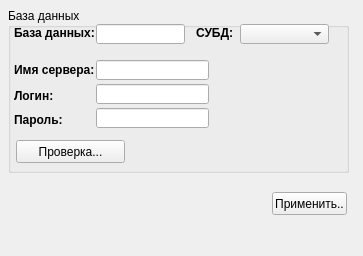
<?xml version="1.0" encoding="UTF-8"?>
<ui version="4.0">
 <class>frm_setting</class>
 <widget class="QWidget" name="frm_setting">
  <property name="geometry">
   <rect>
    <x>0</x>
    <y>0</y>
    <width>363</width>
    <height>256</height>
   </rect>
  </property>
  <property name="windowTitle">
   <string>Form</string>
  </property>
  <widget class="QGroupBox" name="groupBox">
   <property name="geometry">
    <rect>
     <x>8</x>
     <y>8</y>
     <width>341</width>
     <height>165</height>
    </rect>
   </property>
   <property name="title">
    <string>База данных</string>
   </property>
   <widget class="QSelLineEdit" name="NameDataBase">
    <property name="geometry">
     <rect>
      <x>88</x>
      <y>16</y>
      <width>89</width>
      <height>20</height>
     </rect>
    </property>
   </widget>
   <widget class="QLabel" name="label">
    <property name="geometry">
     <rect>
      <x>188</x>
      <y>17</y>
      <width>41</width>
      <height>16</height>
     </rect>
    </property>
    <property name="font">
     <font>
      <weight>75</weight>
      <bold>true</bold>
     </font>
    </property>
    <property name="frameShape">
     <enum>QFrame::NoFrame</enum>
    </property>
    <property name="frameShadow">
     <enum>QFrame::Sunken</enum>
    </property>
    <property name="lineWidth">
     <number>0</number>
    </property>
    <property name="text">
     <string>СУБД:</string>
    </property>
    <property name="textFormat">
     <enum>Qt::AutoText</enum>
    </property>
    <property name="buddy">
     <cstring>DriversDB</cstring>
    </property>
   </widget>
   <widget class="QComboBox" name="DriversDB">
    <property name="geometry">
     <rect>
      <x>232</x>
      <y>16</y>
      <width>89</width>
      <height>20</height>
     </rect>
    </property>
   </widget>
   <widget class="QLabel" name="label_2">
    <property name="geometry">
     <rect>
      <x>6</x>
      <y>17</y>
      <width>85</width>
      <height>16</height>
     </rect>
    </property>
    <property name="font">
     <font>
      <weight>75</weight>
      <bold>true</bold>
     </font>
    </property>
    <property name="frameShape">
     <enum>QFrame::NoFrame</enum>
    </property>
    <property name="frameShadow">
     <enum>QFrame::Sunken</enum>
    </property>
    <property name="lineWidth">
     <number>0</number>
    </property>
    <property name="text">
     <string>База данных:</string>
    </property>
    <property name="textFormat">
     <enum>Qt::AutoText</enum>
    </property>
    <property name="buddy">
     <cstring>NameDataBase</cstring>
    </property>
   </widget>
   <widget class="QLineEdit" name="loginDB">
    <property name="geometry">
     <rect>
      <x>88</x>
      <y>76</y>
      <width>113</width>
      <height>20</height>
     </rect>
    </property>
   </widget>
   <widget class="QLineEdit" name="passwordDB">
    <property name="geometry">
     <rect>
      <x>88</x>
      <y>100</y>
      <width>113</width>
      <height>20</height>
     </rect>
    </property>
    <property name="echoMode">
     <enum>QLineEdit::Password</enum>
    </property>
   </widget>
   <widget class="QLabel" name="label_3">
    <property name="geometry">
     <rect>
      <x>6</x>
      <y>80</y>
      <width>77</width>
      <height>16</height>
     </rect>
    </property>
    <property name="font">
     <font>
      <weight>75</weight>
      <bold>true</bold>
     </font>
    </property>
    <property name="text">
     <string>Логин:</string>
    </property>
    <property name="buddy">
     <cstring>loginDB</cstring>
    </property>
   </widget>
   <widget class="QLabel" name="label_4">
    <property name="geometry">
     <rect>
      <x>6</x>
      <y>104</y>
      <width>77</width>
      <height>16</height>
     </rect>
    </property>
    <property name="font">
     <font>
      <weight>75</weight>
      <bold>true</bold>
     </font>
    </property>
    <property name="text">
     <string>Пароль:</string>
    </property>
    <property name="buddy">
     <cstring>passwordDB</cstring>
    </property>
   </widget>
   <widget class="QPushButton" name="testBUt">
    <property name="geometry">
     <rect>
      <x>8</x>
      <y>132</y>
      <width>109</width>
      <height>23</height>
     </rect>
    </property>
    <property name="text">
     <string>Проверка...</string>
    </property>
   </widget>
   <widget class="QLabel" name="label_5">
    <property name="geometry">
     <rect>
      <x>6</x>
      <y>54</y>
      <width>85</width>
      <height>16</height>
     </rect>
    </property>
    <property name="font">
     <font>
      <weight>75</weight>
      <bold>true</bold>
     </font>
    </property>
    <property name="text">
     <string>Имя сервера:</string>
    </property>
    <property name="buddy">
     <cstring>hostname</cstring>
    </property>
   </widget>
   <widget class="QLineEdit" name="hostname">
    <property name="geometry">
     <rect>
      <x>88</x>
      <y>52</y>
      <width>113</width>
      <height>20</height>
     </rect>
    </property>
   </widget>
  </widget>
  <widget class="QPushButton" name="pushButton">
   <property name="geometry">
    <rect>
     <x>272</x>
     <y>192</y>
     <width>75</width>
     <height>23</height>
    </rect>
   </property>
   <property name="text">
    <string>Применить..</string>
   </property>
  </widget>
 </widget>
 <customwidgets>
  <customwidget>
   <class>QSelLineEdit</class>
   <extends>QLineEdit</extends>
   <header>qsellineedit.h</header>
  </customwidget>
 </customwidgets>
 <tabstops>
  <tabstop>NameDataBase</tabstop>
  <tabstop>DriversDB</tabstop>
  <tabstop>hostname</tabstop>
  <tabstop>loginDB</tabstop>
  <tabstop>passwordDB</tabstop>
  <tabstop>testBUt</tabstop>
 </tabstops>
 <resources/>
 <connections/>
</ui>
